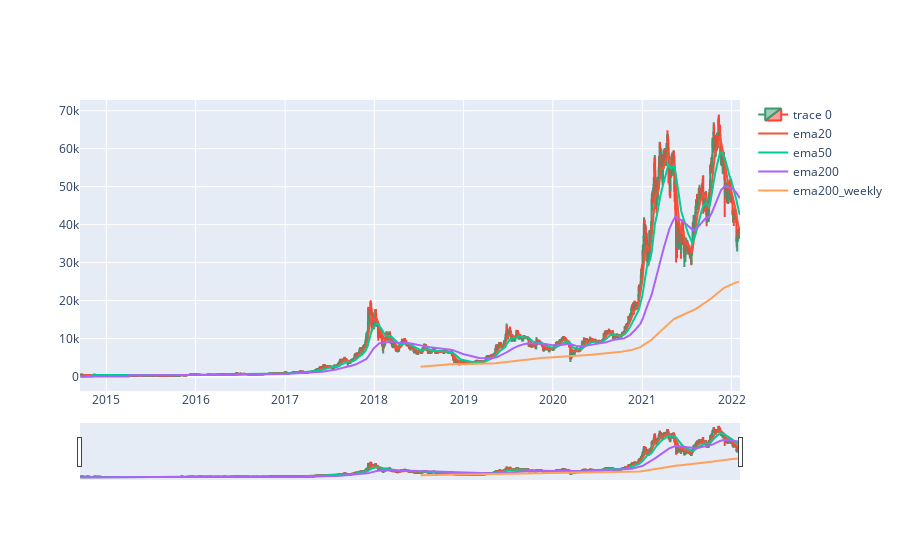

This figure's notebook cell:
### Markdown cell above
## Visualization EMA_20_daily, EMA_50_daily, EMA_200_weekly

### Code cell
import plotly.graph_objects as go
import plotly.express as px

fig = go.Figure(data=[go.Candlestick(x=btc_merged_daily.index,
                open=btc_merged_daily['Open'],
                high=btc_merged_daily['High'],
                low=btc_merged_daily['Low'],
                close=btc_merged_daily['Close'])])

#EMAs
fig.add_trace(go.Scatter(x=btc_merged_daily.index, y=btc_merged_daily['EMA_20'], mode='lines', name='ema20'))
fig.add_trace(go.Scatter(x=btc_merged_daily.index, y=btc_merged_daily['EMA_50'], mode='lines', name='ema50'))
fig.add_trace(go.Scatter(x=btc_merged_daily.index, y=btc_merged_daily['EMA_200'], mode='lines', name='ema200'))
fig.add_trace(go.Scatter(x=btc_merged_weekly.index, y=btc_merged_weekly['EMA_200_w'], mode='lines', name='ema200_weekly'))


#Bollingers
#fig.add_trace(go.Scatter(x=btc_merged_daily.index, y=btc_merged_daily['BB_upper'], mode='lines', line = {'dash': 'dot'}, name='Upper Band'))
#fig.add_trace(go.Scatter(x=btc_merged_daily.index, y=btc_merged_daily['BB_middle'], mode='lines', line = {'dash': 'dot'}, name='Middle Band'))
#fig.add_trace(go.Scatter(x=btc_merged_daily.index, y=btc_merged_daily['BB_lower'], mode='lines', line = {'dash': 'dot'}, name='Lower Band'))

fig.show()

### Figure 1 — Plotly figure (JSON) as saved in the notebook; plotly's stock layout.template omitted (floating-point values rounded to 4 significant figures; data arrays with more than 128 entries replaced by an {"elided": "..."} marker saying what was removed)
{"data": [{"close": {"elided": "2698 float values"}, "high": {"elided": "2698 float values"}, "low": {"elided": "2698 float values"}, "open": {"elided": "2698 float values"}, "type": "candlestick", "x": {"elided": "2698 str values"}}, {"mode": "lines", "name": "ema20", "type": "scatter", "x": {"elided": "2698 str values"}, "y": {"elided": "2698 float values"}}, {"mode": "lines", "name": "ema50", "type": "scatter", "x": {"elided": "2698 str values"}, "y": {"elided": "2698 float values"}}, {"mode": "lines", "name": "ema200", "type": "scatter", "x": {"elided": "2698 str values"}, "y": {"elided": "2698 float values"}}, {"mode": "lines", "name": "ema200_weekly", "type": "scatter", "x": {"elided": "386 str values"}, "y": {"elided": "386 float values"}}], "layout": {}}
